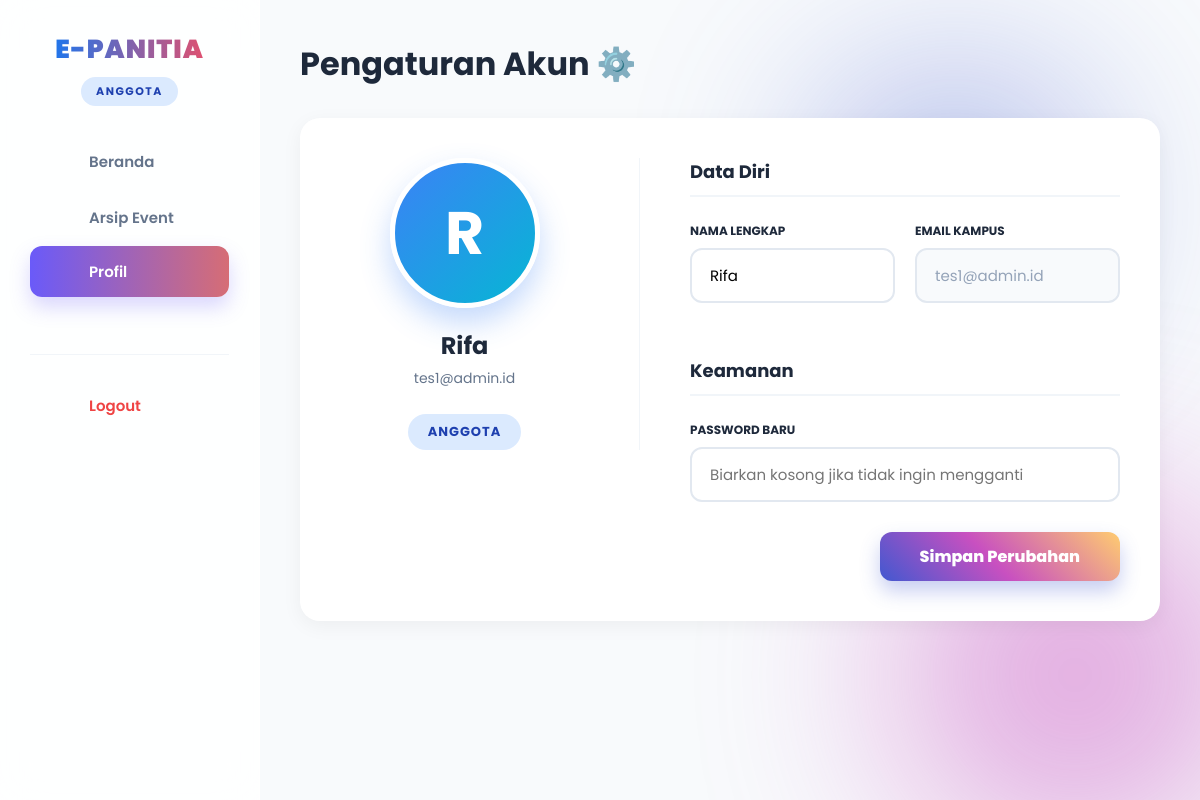
The page /dashboard/profil_anggota.php (signed in) on the database its author committed.
### tables this page shows
CREATE TABLE IF NOT EXISTS `users` (
  `user_id` int NOT NULL AUTO_INCREMENT,
  `email` varchar(100) NOT NULL,
  `password` varchar(255) NOT NULL,
  `nama_lengkap` varchar(100) NOT NULL,
  `peran` enum('admin','ketua','anggota') NOT NULL DEFAULT 'anggota',
  `created_at` timestamp NULL DEFAULT CURRENT_TIMESTAMP,
  `perlu_ganti_pass` tinyint(1) DEFAULT '1',
  PRIMARY KEY (`user_id`),
  UNIQUE KEY `email` (`email`)
);

### dashboard/profil_anggota.php (the view, shortened to what this page needs)
<?php
require '../config/koneksi.php';
$id_user = $_SESSION['user_id'];
$qUser = mysqli_query($conn, "SELECT * FROM users WHERE user_id='$id_user'");
$user = mysqli_fetch_assoc($qUser);
?>
<!DOCTYPE html>
<html lang="id">
<head>
    <link rel="stylesheet" href="../assets/css/style.css?v=110">
</head>
<body>
    <div class="bg-blob blob-2"></div>
    <div class="dashboard-container">
        <aside class="sidebar">
            <div class="sidebar-header">
                <h2 class="brand-title">E-PANITIA</h2>
                <span class="role-badge">Anggota</span>
            </div>
            <nav>
                <a href="anggota.php" class="menu-item">
                    <i class="ph-bold ph-house"></i> Beranda
                </a>
                <a href="arsip_event.php" class="menu-item">
                    <i class="ph-bold ph-archive-box"></i> Arsip Event
                </a>
                <a href="profil_anggota.php" class="menu-item active">
                    <i class="ph-bold ph-user"></i> Profil
                </a>
                <div class="menu-logout">
                    <a href="../logout.php" class="menu-item" style="color: #ef4444;">
                        <i class="ph-bold ph-sign-out"></i> Logout
                    </a>
                </div>
            </nav>
        </aside>
        <main class="main-content">
            <h1 style="margin-bottom: 30px;">Pengaturan Akun ⚙️</h1>
            <div class="profile-container">
                <div class="profile-left">
                    <div class="avatar-large"><?= strtoupper(substr($user['nama_lengkap'], 0, 1)) ?></div>
                    <h2 style="margin: 10px 0 5px; color: #1e293b;"><?= htmlspecialchars($user['nama_lengkap']) ?></h2>
                    <p style="color: #64748b; font-size: 14px; margin-bottom: 15px;"><?= htmlspecialchars($user['email']) ?></p>
                    <span class="role-badge-large"><?= ucfirst($user['peran']) ?></span>
                </div>
                <div class="profile-right">
                    <form method="POST">
                        <h3>Data Diri</h3>
                        <div style="display: grid; grid-template-columns: 1fr 1fr; gap: 20px; margin-bottom: 30px;">
                            <div class="form-group">
                                <label class="form-label">Nama Lengkap</label>
                                <input type="text" name="nama_lengkap" class="form-control" value="<?= htmlspecialchars($user['nama_lengkap']) ?>" required>
                            </div>
                            <div class="form-group">
                                <label class="form-label">Email Kampus</label>
                                <input type="email" class="form-control" value="<?= htmlspecialchars($user['email']) ?>" style="background: #f8fafc; color: #94a3b8;" readonly>
                            </div>
                        </div>
                        <h3>Keamanan</h3>
                        <div class="form-group">
                            <label class="form-label">Password Baru</label>
                            <div class="input-wrapper">
                                <input type="password" name="password_baru" id="passBaru" class="form-control" placeholder="Biarkan kosong jika tidak ingin mengganti">
                            </div>
                        </div>
                        <div style="text-align: right; margin-top: 30px;">
                            <button type="submit" name="update_profil" class="btn-login" style="width: auto; padding: 12px 40px;">
                                Simpan Perubahan
                            </button>
                        </div>
                    </form>
                </div>
            </div>
        </main>
    </div>
</body>
</html>

### assets/css/style.css (style rules this page uses)
:root { --bg-body: #f8fafc; --sidebar-bg: rgba(255, 255, 255, 0.85); --text-dark: #1e293b; --text-gray: #64748b; --gradient-text: linear-gradient(to right, #007bff, #ff4b5c); --btn-gradient: linear-gradient(45deg, #4158d0 0%, #c850c0 46%, #ffcc70 100%); --card-blue: linear-gradient(135deg, #00c6ff 0%, #0072ff 100%); --card-purple: linear-gradient(135deg, #c850c0 0%, #4158d0 100%); --card-pink: linear-gradient(135deg, #ff7eb3 0%, #d53369 100%); --card-orange: linear-gradient(135deg, #ffcc70 0%, #daae51 100%); }
* { margin: 0; padding: 0; box-sizing: border-box; font-family: 'Poppins', sans-serif; }
body { margin: 0; padding: 0; background: var(--bg-body); color: var(--text-dark); font-family: 'Poppins', sans-serif; }
.dashboard-container { display: flex; min-height: 100vh; position: relative; z-index: 50; }
.sidebar { width: 260px; background: var(--sidebar-bg); backdrop-filter: blur(20px); border-right: 1px solid rgba(255,255,255,0.6); padding: 30px; display: flex; flex-direction: column; position: fixed; height: 100vh; left: 0; top: 0; z-index: 100; }
.sidebar-header { margin-bottom: 30px; text-align: center; }
.brand-title { font-size: 26px; font-weight: 900; text-transform: uppercase; background: var(--gradient-text); -webkit-background-clip: text; -webkit-text-fill-color: transparent; margin-bottom: 8px; letter-spacing: 1px; }
.role-badge { display: inline-block; font-size: 11px; font-weight: 700; text-transform: uppercase; background: #e2e8f0; color: #64748b; padding: 6px 15px; border-radius: 20px; letter-spacing: 1.5px; }
nav { display: flex; flex-direction: column; gap: 5px; }
.menu-item { display: flex; align-items: center; padding: 14px 20px; color: #64748b; text-decoration: none; border-radius: 12px; font-weight: 600; font-size: 15px; transition: 0.3s; }
.menu-item.active { background: linear-gradient(90deg, #6a5af9 0%, #d66d75 100%); color: white !important; box-shadow: 0 10px 20px rgba(106, 90, 249, 0.25); transform: translateY(-2px); }
.menu-logout { margin-top: 50px; border-top: 1px solid #f1f5f9; padding-top: 25px; }
.menu-logout a { color: #ef4444; font-weight: 600; }
.main-content { margin-left: 260px; padding: 40px; width: calc(100% - 260px); }
.bg-blob { position: fixed; border-radius: 50%; filter: blur(100px); z-index: -9999; opacity: 0.5; pointer-events: none; }
.blob-2 { width: 350px; height: 350px; background: #c850c0; bottom: -50px; right: -50px; }
.input-wrapper { position: relative; }
.form-group { margin-bottom: 24px; text-align: left; }
.form-label { font-size: 12px; font-weight: 700; text-transform: uppercase; margin-bottom: 8px; display: block; }
.form-control { width: 100%; padding: 14px 18px; font-size: 15px; border: 2px solid #e2e8f0; border-radius: 12px; transition: 0.3s; }
.btn-login { width: 100%; padding: 16px; border: none; border-radius: 12px; background-image: var(--btn-gradient); color: white; font-size: 16px; font-weight: 800; cursor: pointer; transition: 0.3s; box-shadow: 0 10px 20px rgba(65, 88, 208, 0.3); }

### dashboard/profil_anggota.php (style rules this page uses)
.role-badge { background: #dbeafe; color: #1e40af; }
.profile-container { background: white; border-radius: 20px; padding: 40px; box-shadow: 0 5px 20px rgba(0,0,0,0.05); display: grid; grid-template-columns: 300px 1fr; gap: 50px; align-items: start; }
.profile-left { text-align: center; padding-right: 50px; border-right: 1px solid #f1f5f9; }
.avatar-large { width: 150px; height: 150px; background: linear-gradient(135deg, #3b82f6, #06b6d4); color: white; font-size: 60px; font-weight: 700; border-radius: 50%; display: flex; align-items: center; justify-content: center; margin: 0 auto 20px; box-shadow: 0 15px 30px rgba(59, 130, 246, 0.3); border: 5px solid #fff; }
.role-badge-large { background: #dbeafe; color: #1e40af; padding: 8px 20px; border-radius: 30px; font-size: 13px; font-weight: 700; text-transform: uppercase; letter-spacing: 1px; display: inline-block; margin-top: 10px; }
.profile-right h3 { margin-bottom: 25px; color: #1e293b; font-size: 18px; border-bottom: 2px solid #f1f5f9; padding-bottom: 10px; }
.bg-blob { pointer-events: none !important; z-index: 0 !important; }
.dashboard-container { position: relative; z-index: 10 !important; }

### rows shown on the page
users: nama_lengkap "R", nama_lengkap "Rifa", email "tes1@admin.id", peran "ANGGOTA"
